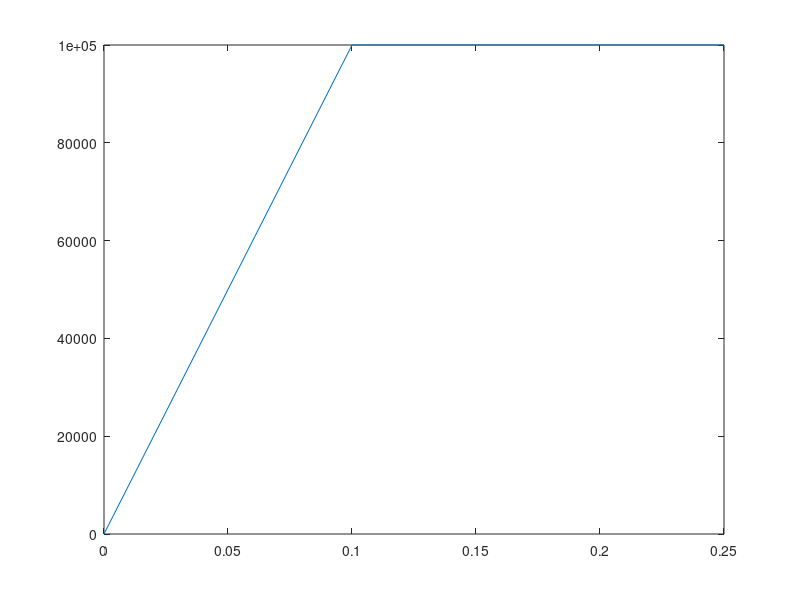

MATLAB code to generate this figure:
clear;
n_max=10; %numbers of ciculation
%initialization of the strain variables
epsilon=zeros(n_max,1);
epsilon_p=zeros(n_max,1);
delta_eps=0.025; 
%initialization of the stress variables
sigma=zeros(n_max,1);
sigma_trial=zeros(n_max,1);
sigma_y=1.0e5; 
alpha=zeros(n_max,1);
alpha_trial=zeros(n_max,1);
f_trial=zeros(n_max+1,1);
E=1.0e6;K=0e6; % Young's modulus
for n=1:n_max
    epsilon(n+1)=epsilon(n)+delta_eps;
    sigma_trial(n+1)=E*(epsilon(n+1)-epsilon_p(n));
    alpha_trial(n+1)=alpha(n);
    f_trial(n+1)=abs(sigma_trial(n+1))-sigma_y-K*alpha_trial(n+1);
    if f_trial(n+1)<=0
        sigma(n+1)=sigma_trial(n+1);
    else
        delta_gamma=f_trial(n+1)/(E+K);
        sigma(n+1)=(1-delta_gamma*E/abs(sigma_trial(n+1)))*sigma_trial(n+1);
        epsilon_p(n+1)=epsilon_p(n)+delta_gamma*sigma_trial(n+1)/abs(sigma_trial(n+1));
        alpha(n+1)=alpha(n)+delta_gamma;
    end        
end
plot(epsilon,sigma)